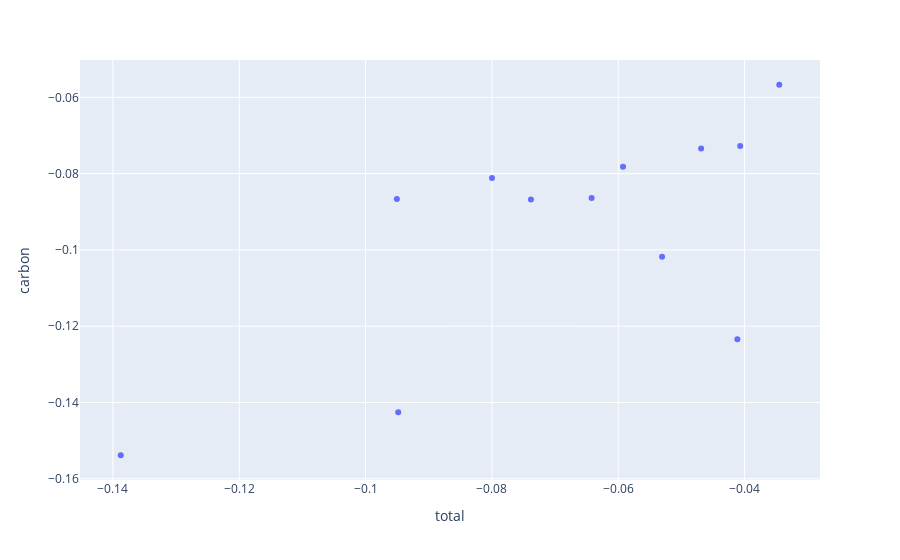

Source (notebook cell):
### Code cell
px.scatter(df_be, x="total", y="carbon")

### Figure 1 — Plotly figure (JSON) as saved in the notebook; plotly's stock layout.template omitted (floating-point values rounded to 4 significant figures)
{"data": [{"hovertemplate": "total=%{x}<br>carbon=%{y}<extra></extra>", "legendgroup": "", "marker": {"color": "#636efa", "symbol": "circle"}, "mode": "markers", "name": "", "orientation": "v", "showlegend": false, "type": "scatter", "x": [-0.03451, -0.0407, -0.04688, -0.05306, -0.05924, -0.06421, -0.07383, -0.07998, -0.09505, -0.09483, -0.04114, -0.1388], "xaxis": "x", "y": [-0.0567, -0.07272, -0.07338, -0.1018, -0.07817, -0.08641, -0.08676, -0.08117, -0.08663, -0.1426, -0.1234, -0.1538], "yaxis": "y"}], "layout": {"legend": {"tracegroupgap": 0}, "margin": {"t": 60}, "xaxis": {"anchor": "y", "domain": [0, 1], "title": {"text": "total"}}, "yaxis": {"anchor": "x", "domain": [0, 1], "title": {"text": "carbon"}}}}
